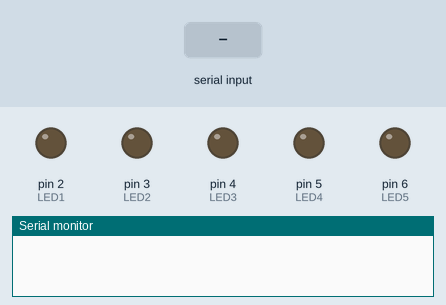
Simulated run of this sketch. Board: Arduino Uno, built with avr-gcc and run on an emulated ATmega328P. Parts: output pins drawn as LEDs (lit = HIGH), the last lines printed to the serial monitor. Inputs (shaded band) come from the test bench.

Above: at 1.2 s.
1.3 s: "a" received over Serial
At 2.5 s:
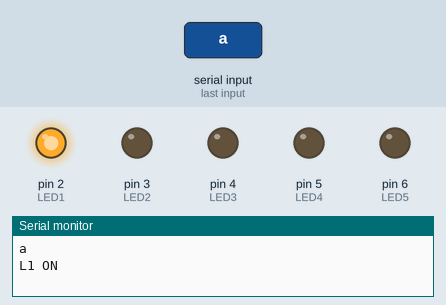
2.8 s: "c" received over Serial
At 3.7 s:
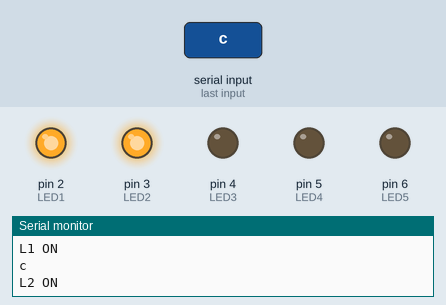
4.3 s: "b" received over Serial
At 4.8 s:
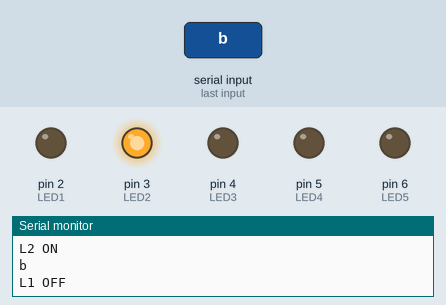
5.8 s: "e" received over Serial
At 7.0 s:
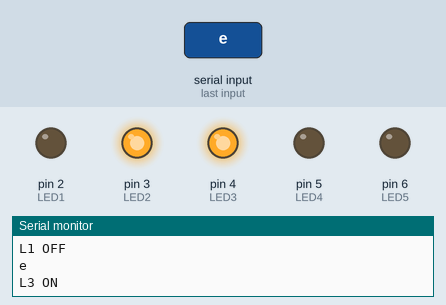
7.3 s: "d" received over Serial
At 8.3 s:
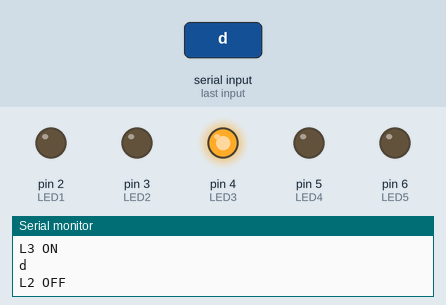
8.8 s: "g" received over Serial
At 9.4 s:
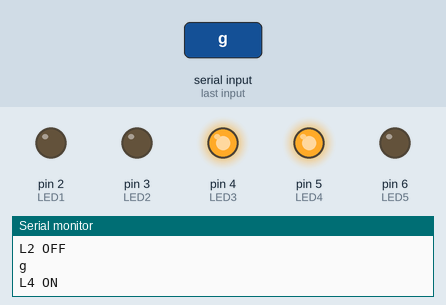
Timing chart, 0 to 11.3 s (numbered marks = the images above; inputs shaded):
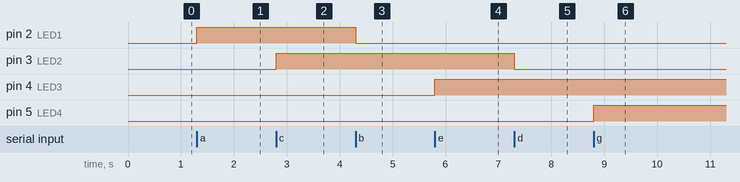

Measured:
- after the input at 1.3 s, pin 2 (LED1): LOW → HIGH at once
- after the input at 2.8 s, pin 3 (LED2): LOW → HIGH at once
- after the input at 4.3 s, pin 2 (LED1): HIGH → LOW at once
- after the input at 5.8 s, pin 4 (LED3): LOW → HIGH at once
- after the input at 7.3 s, pin 3 (LED2): HIGH → LOW at once
- after the input at 8.8 s, pin 5 (LED4): LOW → HIGH at once

The sketch:

_26_Home_Automation_Basic.ino
```cpp
char incomingByte;
int LED1=2;
int LED2=3;
int LED3=4;
int LED4=5;
int LED5=6;

void setup() {
  // put your setup code here, to run once:
  Serial.begin(9600);
  pinMode(LED1,OUTPUT);
  pinMode(LED2,OUTPUT);
  pinMode(LED3,OUTPUT);
  pinMode(LED4,OUTPUT);
  pinMode(LED5,OUTPUT);

}

void loop() {
  // put your main code here, to run repeatedly:
 while (Serial.available()>0)
  {
    incomingByte = Serial.read();
    Serial.println(incomingByte);
    switch(incomingByte)
    {
      case 'a':digitalWrite(LED1,HIGH);Serial.println("L1 ON");break;
      case 'b':digitalWrite(LED1,LOW);Serial.println("L1 OFF");break;
      case 'c':digitalWrite(LED2,HIGH);Serial.println("L2 ON");break;
      case 'd':digitalWrite(LED2,LOW);Serial.println("L2 OFF");break;
      case 'e':digitalWrite(LED3,HIGH);Serial.println("L3 ON");break;
      case 'f':digitalWrite(LED3,LOW);Serial.println("L3 OFF");break;
      case 'g':digitalWrite(LED4,HIGH);Serial.println("L4 ON");break;
      case 'h':digitalWrite(LED4,LOW);Serial.println("L4 OFF");break;
      case 'i':digitalWrite(LED5,HIGH);Serial.println("L5 ON");break;
      case 'j':digitalWrite(LED5,LOW);Serial.println("L5 OFF");break;
      default: break;
    }
  }
}
```
